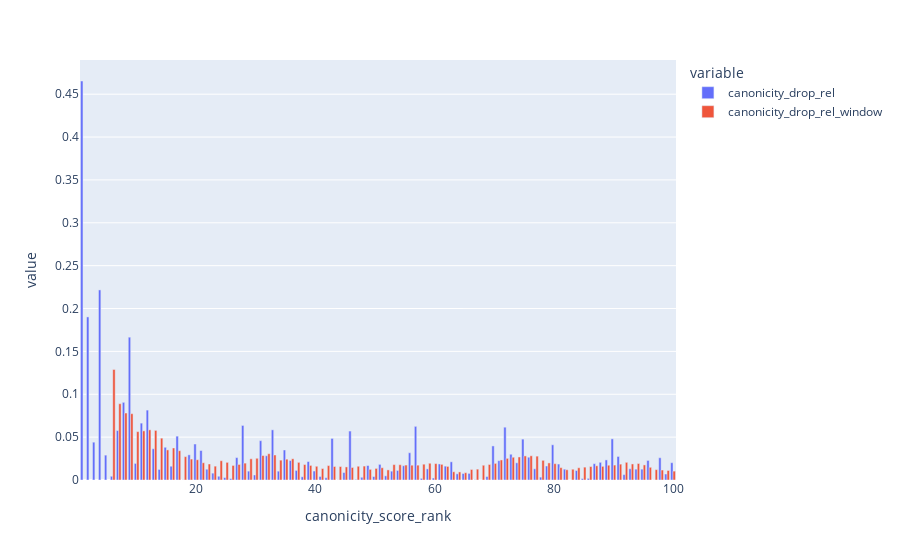

Source (notebook cell):
### Code cell
px.bar(
    authors_ranked.head(100),
    x = 'canonicity_score_rank',
    y = ['canonicity_drop_rel', 'canonicity_drop_rel_window'],
    barmode='group',
    hover_name='GND_name'
)

### Figure 1 — Plotly figure (JSON) as saved in the notebook; plotly's stock layout.template omitted (floating-point values rounded to 4 significant figures)
{"data": [{"alignmentgroup": "True", "hovertemplate": "<b>%{hovertext}</b><br><br>variable=canonicity_drop_rel<br>canonicity_score_rank=%{x}<br>value=%{y}<extra></extra>", "hovertext": ["Goethe, Johann Wolfgang von", "Schiller, Friedrich", "Kleist, Heinrich von", "Brecht, Bertolt", "Mann, Thomas", "Kafka, Franz", "Lessing, Gotthold Ephraim", "Hoffmann, E. T. A.", "Heine, Heinrich", "Hofmannsthal, Hugo von", "Fontane, Theodor", "Hölderlin, Friedrich", "Rilke, Rainer Maria", "Grass, Günter", "Büchner, Georg", "Stifter, Adalbert", "Hauptmann, Gerhart", "Handke, Peter", "Tieck, Ludwig", "Eichendorff, Joseph von", "Nietzsche, Friedrich", "Jean Paul", "Bachmann, Ingeborg", "Gryphius, Andreas", "Musil, Robert", "Döblin, Alfred", "Schnitzler, Arthur", "Wieland, Christoph Martin", "Benn, Gottfried", "Wolf, Christa", "Herder, Johann Gottfried von", "Keller, Gottfried", "Grillparzer, Franz", "Storm, Theodor", "Moritz, Karl Philipp", "Jelinek, Elfriede", "Mörike, Eduard", "Novalis", "Brentano, Clemens", "Mann, Heinrich", "Zweig, Stefan", "Schlegel, Friedrich von", "Bernhard, Thomas", "Hebbel, Friedrich", "Böll, Heinrich", "Raabe, Wilhelm", "Johnson, Uwe", "Seghers, Anna", "Grimmelshausen, Hans Jakob Christoffel von", "Schmidt, Arno", "Frisch, Max", "Lenz, Jakob Michael Reinhold", "Wedekind, Frank", "Weiss, Peter", "Kraus, Karl", "Roth, Joseph", "Müller, Heiner", "Celan, Paul", "Meyer, Conrad Ferdinand", "Jünger, Ernst", "Droste-Hülshoff, Annette von", "Opitz, Martin", "Lasker-Schüler, Else", "Klopstock, Friedrich Gottlieb", "Nestroy, Johann", "Gottsched, Johann Christoph", "Dürrenmatt, Friedrich", "George, Stefan", "Hesse, Hermann", "Lohenstein, Daniel Casper von", "Strauß, Botho", "Walser, Robert", "Müller, Herta", "Horváth, Ödön von", "Arnim, Achim von", "Holz, Arno", "La Roche, Sophie von", "Kästner, Erich", "Trakl, Georg", "Tucholsky, Kurt", "Jandl, Ernst", "Chamisso, Adelbert von", "Koeppen, Wolfgang", "Enzensberger, Hans Magnus", "Gellert, Christian Fürchtegott", "Grimm, Jacob", "Remarque, Erich Maria", "Toller, Ernst", "Mann, Klaus", "Walser, Martin", "Arnim, Bettina von", "Gotthelf, Jeremias", "May, Karl", "Fleißer, Marieluise", "Aichinger, Ilse", "Grimm, Wilhelm", "Kracht, Christian", "Werfel, Franz", "Kracauer, Siegfried", "Doderer, Heimito von"], "legendgroup": "canonicity_drop_rel", "marker": {"color": "#636efa", "pattern": {"shape": ""}}, "name": "canonicity_drop_rel", "offsetgroup": "canonicity_drop_rel", "orientation": "v", "showlegend": true, "textposition": "auto", "type": "bar", "x": [1, 2, 3, 4, 5, 6, 7, 8, 9, 10, 11, 12, 13, 14, 15, 16, 17, 18, 19, 20, 21, 22, 23, 24, 25, 26, 27, 28, 29, 30, 31, 32, 33, 34, 35, 36, 37, 38, 39, 40, 41, 42, 43, 44, 45, 46, 47, 48, 49, 50, 51, 52, 53, 54, 55, 56, 57, 58, 59, 60, 61, 62, 63, 64, 65, 66, 67, 68, 69, 70, 71, 72, 73, 74, 75, 76, 77, 78, 79, 80, 81, 82, 83, 84, 85, 86, 87, 88, 89, 90, 91, 92, 93, 94, 95, 96, 97, 98, 99, 100], "xaxis": "x", "y": [0.4654, 0.1902, 0.04411, 0.2217, 0.029, 0.004364, 0.05768, 0.09059, 0.1666, 0.01933, 0.06633, 0.08154, 0.03644, 0.01232, 0.03817, 0.01608, 0.05116, 0.0002298, 0.02935, 0.04198, 0.03441, 0.01261, 0.00799, 0.004401, 0.002845, 0.001579, 0.02611, 0.06362, 0.01035, 0.005859, 0.04586, 0.02827, 0.05851, 0.01029, 0.03503, 0.02268, 0.01119, 0.003733, 0.0215, 0.01047, 0.004115, 0.002659, 0.0485, 0.0001924, 0.00875, 0.0571, 0.0007008, 0.003169, 0.01691, 0.004053, 0.01822, 0.004847, 0.01032, 0.01114, 0.01665, 0.03178, 0.06256, 0.001881, 0.01295, 0.002263, 0.0187, 0.01617, 0.02122, 0.00721, 0.007582, 0.00771, 0.0003273, 7.553e-06, 0.004062, 0.03975, 0.02259, 0.06159, 0.03005, 0.02006, 0.04767, 0.02657, 0.01306, 0.003352, 0.01632, 0.04105, 0.01859, 0.01266, 1.484e-05, 0.01107, 0.001647, 0.001883, 0.01904, 0.02063, 0.02344, 0.04797, 0.02743, 0.006269, 0.01312, 0.01266, 0.01267, 0.02282, 0.0001675, 0.02597, 0.006986, 0.02018], "yaxis": "y"}, {"alignmentgroup": "True", "hovertemplate": "<b>%{hovertext}</b><br><br>variable=canonicity_drop_rel_window<br>canonicity_score_rank=%{x}<br>value=%{y}<extra></extra>", "hovertext": ["Goethe, Johann Wolfgang von", "Schiller, Friedrich", "Kleist, Heinrich von", "Brecht, Bertolt", "Mann, Thomas", "Kafka, Franz", "Lessing, Gotthold Ephraim", "Hoffmann, E. T. A.", "Heine, Heinrich", "Hofmannsthal, Hugo von", "Fontane, Theodor", "Hölderlin, Friedrich", "Rilke, Rainer Maria", "Grass, Günter", "Büchner, Georg", "Stifter, Adalbert", "Hauptmann, Gerhart", "Handke, Peter", "Tieck, Ludwig", "Eichendorff, Joseph von", "Nietzsche, Friedrich", "Jean Paul", "Bachmann, Ingeborg", "Gryphius, Andreas", "Musil, Robert", "Döblin, Alfred", "Schnitzler, Arthur", "Wieland, Christoph Martin", "Benn, Gottfried", "Wolf, Christa", "Herder, Johann Gottfried von", "Keller, Gottfried", "Grillparzer, Franz", "Storm, Theodor", "Moritz, Karl Philipp", "Jelinek, Elfriede", "Mörike, Eduard", "Novalis", "Brentano, Clemens", "Mann, Heinrich", "Zweig, Stefan", "Schlegel, Friedrich von", "Bernhard, Thomas", "Hebbel, Friedrich", "Böll, Heinrich", "Raabe, Wilhelm", "Johnson, Uwe", "Seghers, Anna", "Grimmelshausen, Hans Jakob Christoffel von", "Schmidt, Arno", "Frisch, Max", "Lenz, Jakob Michael Reinhold", "Wedekind, Frank", "Weiss, Peter", "Kraus, Karl", "Roth, Joseph", "Müller, Heiner", "Celan, Paul", "Meyer, Conrad Ferdinand", "Jünger, Ernst", "Droste-Hülshoff, Annette von", "Opitz, Martin", "Lasker-Schüler, Else", "Klopstock, Friedrich Gottlieb", "Nestroy, Johann", "Gottsched, Johann Christoph", "Dürrenmatt, Friedrich", "George, Stefan", "Hesse, Hermann", "Lohenstein, Daniel Casper von", "Strauß, Botho", "Walser, Robert", "Müller, Herta", "Horváth, Ödön von", "Arnim, Achim von", "Holz, Arno", "La Roche, Sophie von", "Kästner, Erich", "Trakl, Georg", "Tucholsky, Kurt", "Jandl, Ernst", "Chamisso, Adelbert von", "Koeppen, Wolfgang", "Enzensberger, Hans Magnus", "Gellert, Christian Fürchtegott", "Grimm, Jacob", "Remarque, Erich Maria", "Toller, Ernst", "Mann, Klaus", "Walser, Martin", "Arnim, Bettina von", "Gotthelf, Jeremias", "May, Karl", "Fleißer, Marieluise", "Aichinger, Ilse", "Grimm, Wilhelm", "Kracht, Christian", "Werfel, Franz", "Kracauer, Siegfried", "Doderer, Heimito von"], "legendgroup": "canonicity_drop_rel_window", "marker": {"color": "#EF553B", "pattern": {"shape": ""}}, "name": "canonicity_drop_rel_window", "offsetgroup": "canonicity_drop_rel_window", "orientation": "v", "showlegend": true, "textposition": "auto", "type": "bar", "x": [1, 2, 3, 4, 5, 6, 7, 8, 9, 10, 11, 12, 13, 14, 15, 16, 17, 18, 19, 20, 21, 22, 23, 24, 25, 26, 27, 28, 29, 30, 31, 32, 33, 34, 35, 36, 37, 38, 39, 40, 41, 42, 43, 44, 45, 46, 47, 48, 49, 50, 51, 52, 53, 54, 55, 56, 57, 58, 59, 60, 61, 62, 63, 64, 65, 66, 67, 68, 69, 70, 71, 72, 73, 74, 75, 76, 77, 78, 79, 80, 81, 82, 83, 84, 85, 86, 87, 88, 89, 90, 91, 92, 93, 94, 95, 96, 97, 98, 99, 100], "xaxis": "x", "y": [null, null, null, null, null, 0.1289, 0.08899, 0.07812, 0.07735, 0.05642, 0.05733, 0.05851, 0.05785, 0.04882, 0.0351, 0.03736, 0.03417, 0.02728, 0.02443, 0.02364, 0.02011, 0.01866, 0.01615, 0.02249, 0.02059, 0.01698, 0.01812, 0.01969, 0.02474, 0.02533, 0.02855, 0.03066, 0.02917, 0.02318, 0.02429, 0.02475, 0.02058, 0.01802, 0.01702, 0.01601, 0.01338, 0.01682, 0.01577, 0.01572, 0.01526, 0.01462, 0.01603, 0.01624, 0.01243, 0.01352, 0.01431, 0.01178, 0.01797, 0.01784, 0.01744, 0.01726, 0.01731, 0.01844, 0.01953, 0.01914, 0.01823, 0.01582, 0.009602, 0.009415, 0.008525, 0.01227, 0.01266, 0.0172, 0.01809, 0.01937, 0.02338, 0.02527, 0.02654, 0.02688, 0.0281, 0.02823, 0.02783, 0.02294, 0.01994, 0.01904, 0.01443, 0.01196, 0.01256, 0.01429, 0.015, 0.01569, 0.01658, 0.01594, 0.01725, 0.01741, 0.01851, 0.0206, 0.01872, 0.01925, 0.01761, 0.01483, 0.01208, 0.01164, 0.0111, 0.01036], "yaxis": "y"}], "layout": {"barmode": "group", "legend": {"title": {"text": "variable"}, "tracegroupgap": 0}, "margin": {"t": 60}, "xaxis": {"anchor": "y", "domain": [0, 1], "title": {"text": "canonicity_score_rank"}}, "yaxis": {"anchor": "x", "domain": [0, 1], "title": {"text": "value"}}}}
